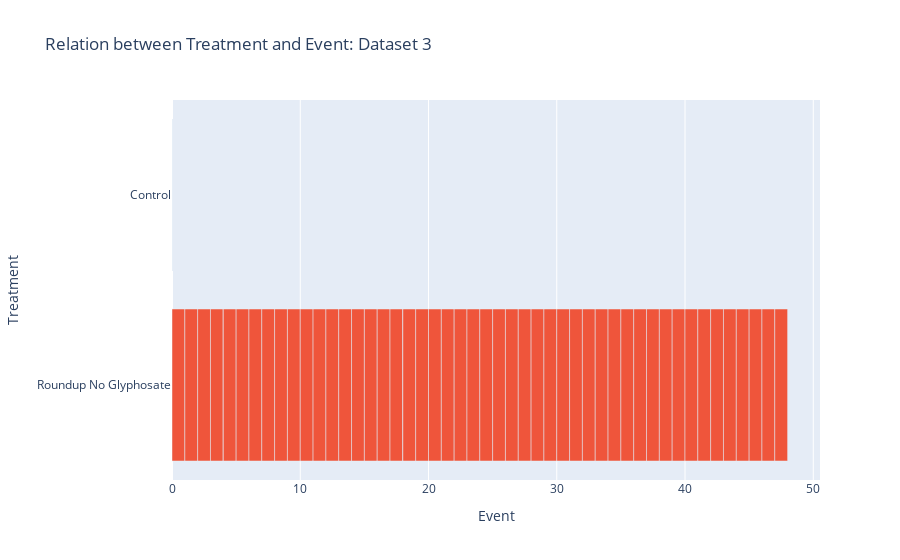

Write notebook code for a chart like this one.
### Code cell
fig = px.bar(df5, x='Event', y='Treatment', color='Treatment' ,title='Relation between Treatment and Event: Dataset 3')
fig.update_layout(showlegend=False)

### Figure 1 — Plotly figure (JSON) as saved in the notebook; plotly's stock layout.template omitted (floating-point values rounded to 4 significant figures)
{"data": [{"alignmentgroup": "True", "hovertemplate": "Treatment=%{y}<br>Event=%{x}<extra></extra>", "legendgroup": "Control", "marker": {"color": "#636efa", "pattern": {"shape": ""}}, "name": "Control", "offsetgroup": "Control", "orientation": "h", "showlegend": true, "textposition": "auto", "type": "bar", "x": [0, 0, 0, 0, 0, 0, 0, 0, 0, 0, 0, 0, 0, 0, 0, 0, 0, 0, 0, 0, 0, 0, 0, 0, 0, 0, 0, 0, 0, 0, 0, 0, 0, 0, 0, 0, 0, 0, 0, 0, 0, 0, 0, 0, 0, 0, 0, 0, 0], "xaxis": "x", "y": ["Control", "Control", "Control", "Control", "Control", "Control", "Control", "Control", "Control", "Control", "Control", "Control", "Control", "Control", "Control", "Control", "Control", "Control", "Control", "Control", "Control", "Control", "Control", "Control", "Control", "Control", "Control", "Control", "Control", "Control", "Control", "Control", "Control", "Control", "Control", "Control", "Control", "Control", "Control", "Control", "Control", "Control", "Control", "Control", "Control", "Control", "Control", "Control", "Control"], "yaxis": "y"}, {"alignmentgroup": "True", "hovertemplate": "Treatment=%{y}<br>Event=%{x}<extra></extra>", "legendgroup": "Roundup No Glyphosate", "marker": {"color": "#EF553B", "pattern": {"shape": ""}}, "name": "Roundup No Glyphosate", "offsetgroup": "Roundup No Glyphosate", "orientation": "h", "showlegend": true, "textposition": "auto", "type": "bar", "x": [1, 1, 1, 1, 0, 1, 1, 1, 1, 1, 1, 1, 1, 1, 1, 1, 1, 1, 1, 0, 1, 1, 1, 1, 1, 1, 1, 1, 1, 1, 1, 1, 1, 1, 1, 1, 1, 1, 1, 1, 1, 1, 1, 1, 1, 1, 1, 1, 1, 1], "xaxis": "x", "y": ["Roundup No Glyphosate", "Roundup No Glyphosate", "Roundup No Glyphosate", "Roundup No Glyphosate", "Roundup No Glyphosate", "Roundup No Glyphosate", "Roundup No Glyphosate", "Roundup No Glyphosate", "Roundup No Glyphosate", "Roundup No Glyphosate", "Roundup No Glyphosate", "Roundup No Glyphosate", "Roundup No Glyphosate", "Roundup No Glyphosate", "Roundup No Glyphosate", "Roundup No Glyphosate", "Roundup No Glyphosate", "Roundup No Glyphosate", "Roundup No Glyphosate", "Roundup No Glyphosate", "Roundup No Glyphosate", "Roundup No Glyphosate", "Roundup No Glyphosate", "Roundup No Glyphosate", "Roundup No Glyphosate", "Roundup No Glyphosate", "Roundup No Glyphosate", "Roundup No Glyphosate", "Roundup No Glyphosate", "Roundup No Glyphosate", "Roundup No Glyphosate", "Roundup No Glyphosate", "Roundup No Glyphosate", "Roundup No Glyphosate", "Roundup No Glyphosate", "Roundup No Glyphosate", "Roundup No Glyphosate", "Roundup No Glyphosate", "Roundup No Glyphosate", "Roundup No Glyphosate", "Roundup No Glyphosate", "Roundup No Glyphosate", "Roundup No Glyphosate", "Roundup No Glyphosate", "Roundup No Glyphosate", "Roundup No Glyphosate", "Roundup No Glyphosate", "Roundup No Glyphosate", "Roundup No Glyphosate", "Roundup No Glyphosate"], "yaxis": "y"}], "layout": {"autosize": true, "barmode": "relative", "legend": {"title": {"text": "Treatment"}, "tracegroupgap": 0}, "showlegend": false, "title": {"text": "Relation between Treatment and Event: Dataset 3"}, "xaxis": {"anchor": "y", "autorange": true, "domain": [0, 1], "range": [0, 50.53], "title": {"text": "Event"}, "type": "linear"}, "yaxis": {"anchor": "x", "autorange": true, "categoryarray": ["Roundup No Glyphosate", "Control"], "categoryorder": "array", "domain": [0, 1], "range": [-0.5, 1.5], "title": {"text": "Treatment"}, "type": "category"}}}
